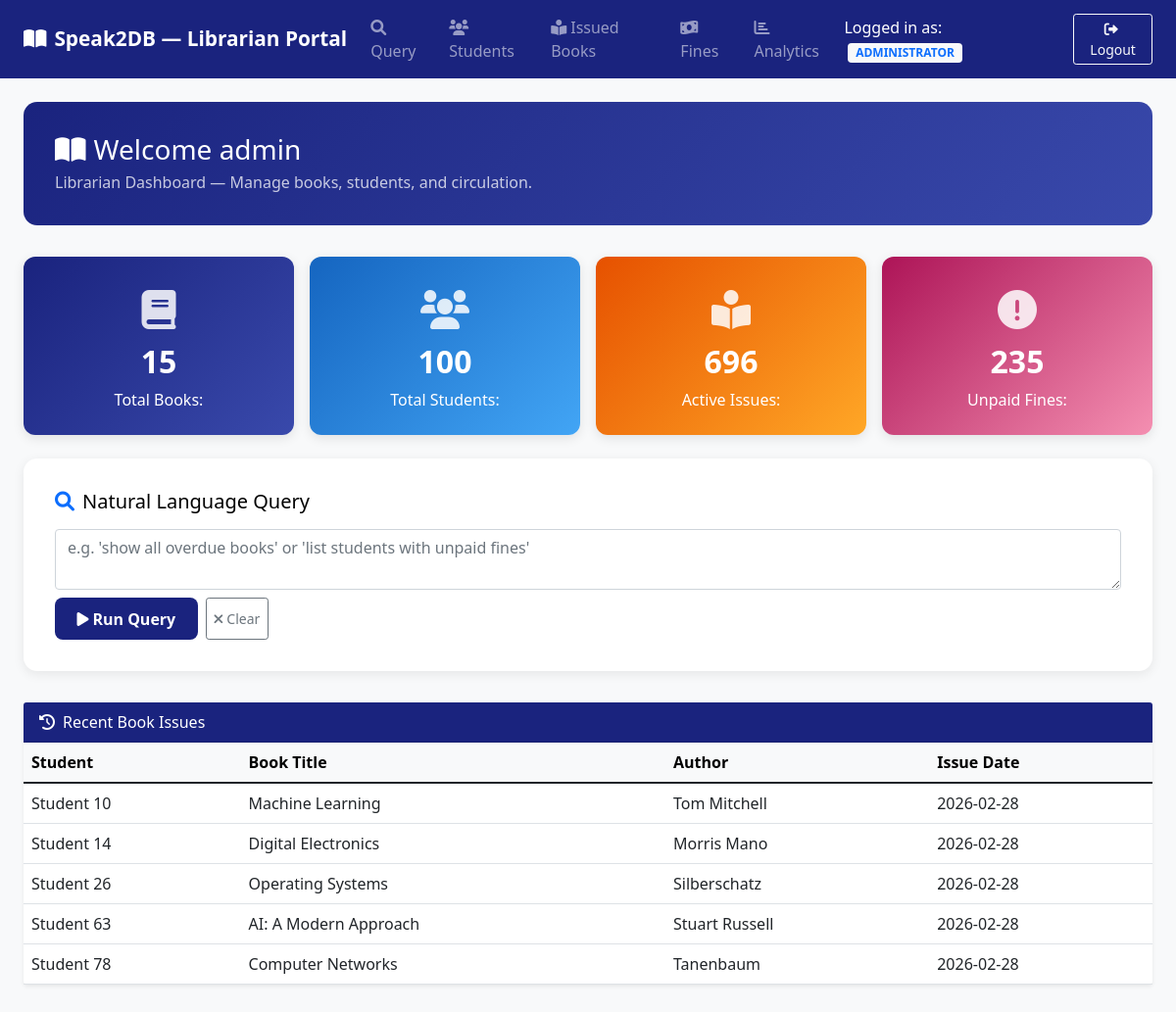
Page /librarian_dashboard (signed in) on the committed database.
### tables this page shows
CREATE TABLE Issued (
        id INTEGER PRIMARY KEY AUTOINCREMENT,
        student_id INTEGER NOT NULL,
        book_id INTEGER NOT NULL,
        issue_date TEXT NOT NULL,
        due_date TEXT NOT NULL,
        return_date TEXT,
        status TEXT DEFAULT 'Issued',
        FOREIGN KEY (student_id) REFERENCES Students(id) ON DELETE CASCADE,
        FOREIGN KEY (book_id) REFERENCES Books(id) ON DELETE CASCADE
    );

CREATE TABLE Students (
        id INTEGER PRIMARY KEY AUTOINCREMENT,
        roll_number TEXT UNIQUE NOT NULL,
        name TEXT NOT NULL,
        branch TEXT NOT NULL,
        year TEXT NOT NULL,
        email TEXT UNIQUE NOT NULL,
        phone TEXT NOT NULL,
        role TEXT DEFAULT 'Student',
        gpa REAL DEFAULT 0.0,
        attendance INTEGER DEFAULT 0,
        created_date TEXT DEFAULT CURRENT_TIMESTAMP
    );

CREATE TABLE Books (
        id INTEGER PRIMARY KEY AUTOINCREMENT,
        title TEXT NOT NULL,
        author TEXT NOT NULL,
        category TEXT NOT NULL,
        publisher_id INTEGER,
        total_copies INTEGER NOT NULL DEFAULT 1,
        available_copies INTEGER NOT NULL DEFAULT 1,
        FOREIGN KEY (publisher_id) REFERENCES Publishers(id)
    );

### routes/dashboard.py (the view)
@dashboard_bp.route("/librarian_dashboard")
def librarian_dashboard():
    if "user_id" not in session:
        return redirect(url_for("login"))
    role = session.get("role")
    print("ROLE:", role)
    logger.debug("librarian_dashboard accessed by role: %s", role)
    if role not in ("Librarian", "Faculty", "Administrator"):
        return "Access Denied", 403
    user_id = session["user_id"]
    recent_issues = []
    try:
        conn = get_db_connection(MAIN_DB)
        recent_issues = conn.execute(
            """SELECT i.*, b.title, b.author, s.name as student_name
               FROM Issued i
               JOIN Books b ON i.book_id = b.id
               JOIN Students s ON i.student_id = s.id
               ORDER BY i.issue_date DESC LIMIT 5"""
        ).fetchall()
        conn.close()
    except Exception as exc:
        logger.error("librarian_dashboard DB error: %s", exc)
    stats = get_library_stats()
    return render_template(
        "librarian_dashboard.html",
        role=role,
        user=user_id,
        stats=stats,
        recent_issues=recent_issues,
    )

### app.py (called while the page is built)
@app.context_processor
def inject_user():
    if "user_id" in session:
        return {
            "current_user": {
                "username": session["user_id"],
                "role": session.get("role", "Student"),
            },
            "user_role": session.get("role", "Student"),
        }
    return {}

    @app.after_request
    def add_security_headers(response):
        return apply_security_headers(response)

### db/connection.py (called while the page is built)
def get_db_connection(db_path: str) -> sqlite3.Connection:
    conn = sqlite3.connect(db_path)
    conn.row_factory = sqlite3.Row
    conn.execute(f"PRAGMA busy_timeout = {SQLITE_BUSY_TIMEOUT_MS}")
    return conn

### security_layers.py (called while the page is built)
def apply_security_headers(response):
    headers = security.get_security_headers()
    for header, value in headers.items():
        response.headers[header] = value
    return response

### utils/helpers.py (called while the page is built)
def get_library_stats() -> dict:
    try:
        conn = get_db_connection(MAIN_DB)
        total_books = conn.execute("SELECT COUNT(*) as cnt FROM Books").fetchone()["cnt"]
        total_students = conn.execute(
            "SELECT COUNT(*) as cnt FROM Students"
        ).fetchone()["cnt"]
        active_issues = conn.execute(
            "SELECT COUNT(*) as cnt FROM Issued WHERE return_date IS NULL"
        ).fetchone()["cnt"]
        unpaid_fines = conn.execute(
            "SELECT COUNT(*) as cnt FROM Fines WHERE status = 'Unpaid'"
        ).fetchone()["cnt"]
        conn.close()
        return {
            "total_books": total_books,
            "total_students": total_students,
            "active_issues": active_issues,
            "unpaid_fines": unpaid_fines,
        }
    except Exception as exc:
        logger.error("get_library_stats DB error: %s", exc)
        return {}

### templates/librarian_dashboard.html (shortened to what this page needs)
<!DOCTYPE html>
<html lang="en">
<head>
    <link href="https://cdn.jsdelivr.net/npm/bootstrap@5.1.3/dist/css/bootstrap.min.css" rel="stylesheet">
    <link href="https://cdnjs.cloudflare.com/ajax/libs/font-awesome/6.0.0/css/all.min.css" rel="stylesheet">
</head>
<body>
    <nav class="navbar navbar-expand-lg navbar-dark" style="background:#1a237e;">
        <div class="container-fluid px-4">
            <a class="navbar-brand" href="{{ url_for('librarian_dashboard_route') }}">
                <i class="fas fa-book-open me-2"></i>Speak2DB — Librarian Portal
            </a>
            <div class="navbar-collapse" id="navbarNav">
                <ul class="navbar-nav me-auto">
                    <li class="nav-item">
                        <a class="nav-link" href="{{ url_for('index') }}">
                            <i class="fas fa-search me-1"></i>Query
                        </a>
                    </li>
                    <li class="nav-item">
                        <a class="nav-link" href="{{ url_for('views.students_view') }}">
                            <i class="fas fa-users me-1"></i>Students
                        </a>
                    </li>
                    <li class="nav-item">
                        <a class="nav-link" href="{{ url_for('views.issued_books_view') }}">
                            <i class="fas fa-book-reader me-1"></i>Issued Books
                        </a>
                    </li>
                    <li class="nav-item">
                        <a class="nav-link" href="{{ url_for('views.fines_view') }}">
                            <i class="fas fa-money-bill-wave me-1"></i>Fines
                        </a>
                    </li>
                    <li class="nav-item">
                        <a class="nav-link" href="{{ url_for('views.analytics') }}">
                            <i class="fas fa-chart-bar me-1"></i>Analytics
                        </a>
                    </li>
                </ul>
                <div class="ms-auto d-flex align-items-center gap-3">
                    <span class="text-white">
                        Logged in as:
                        <span class="badge bg-light text-primary ms-1">{{ role|upper }}</span>
                    </span>
                    <a href="{{ url_for('logout') }}" class="btn btn-outline-light btn-sm">
                        <i class="fas fa-sign-out-alt me-1"></i>Logout
                    </a>
                </div>
            </div>
        </div>
    </nav>
    <div class="container-fluid px-4 py-4">
        <div class="welcome-banner">
            <h3 class="mb-1">
                <i class="fas fa-book-open me-2"></i>Welcome {{ user }}
            </h3>
            <p class="mb-0 opacity-75">Librarian Dashboard — Manage books, students, and circulation.</p>
        </div>
        <div class="row g-3 mb-4">
            <div class="col-md-3">
                <div class="card stat-card text-white" style="background:linear-gradient(135deg,#1a237e,#3949ab)">
                    <div class="card-body text-center">
                        <div class="stat-icon"><i class="fas fa-book"></i></div>
                        <h2 class="fw-bold mt-1">{{ stats.get('total_books', 0) }}</h2>
                        <p class="mb-0">Total Books:</p>
                    </div>
                </div>
            </div>
            <div class="col-md-3">
                <div class="card stat-card text-white" style="background:linear-gradient(135deg,#1565c0,#42a5f5)">
                    <div class="card-body text-center">
                        <div class="stat-icon"><i class="fas fa-users"></i></div>
                        <h2 class="fw-bold mt-1">{{ stats.get('total_students', 0) }}</h2>
                        <p class="mb-0">Total Students:</p>
                    </div>
                </div>
            </div>
            <div class="col-md-3">
                <div class="card stat-card text-white" style="background:linear-gradient(135deg,#e65100,#ffa726)">
                    <div class="card-body text-center">
                        <div class="stat-icon"><i class="fas fa-book-reader"></i></div>
                        <h2 class="fw-bold mt-1">{{ stats.get('active_issues', 0) }}</h2>
                        <p class="mb-0">Active Issues:</p>
                    </div>
                </div>
            </div>
            <div class="col-md-3">
                <div class="card stat-card text-white" style="background:linear-gradient(135deg,#ad1457,#f48fb1)">
                    <div class="card-body text-center">
                        <div class="stat-icon"><i class="fas fa-exclamation-circle"></i></div>
                        <h2 class="fw-bold mt-1">{{ stats.get('unpaid_fines', 0) }}</h2>
                        <p class="mb-0">Unpaid Fines:</p>
                    </div>
                </div>
            </div>
        </div>
        <div class="query-section" id="query-section">
            <h5 class="mb-3"><i class="fas fa-search me-2 text-primary"></i>Natural Language Query</h5>
            <div class="input-group mb-2">
                <textarea id="queryInput" class="form-control" rows="2"
                    placeholder="e.g. 'show all overdue books' or 'list students with unpaid fines'"></textarea>
            </div>
            <div class="d-flex gap-2 mt-2">
                <button id="queryBtn" class="btn btn-run" onclick="submitQuery()">
                    <i class="fas fa-play me-1"></i>Run Query
                </button>
                <button class="btn btn-outline-secondary btn-sm" onclick="clearQuery()">
                    <i class="fas fa-times me-1"></i>Clear
                </button>
            </div>
        </div>
        <div class="card border-0 shadow-sm mb-4">
            <div class="card-header text-white" style="background:#1a237e;">
                <i class="fas fa-history me-2"></i>Recent Book Issues
            </div>
            <div class="card-body p-0">
                <div class="table-responsive">
                    <table class="table table-hover mb-0">
                        <thead class="table-light">
                            <tr>
                                <th>Student</th>
                                <th>Book Title</th>
                                <th>Author</th>
                                <th>Issue Date</th>
                            </tr>
                        </thead>
                        <tbody>
                        {% for issue in recent_issues %}
                            <tr>
                                <td>{{ issue['student_name']|default('N/A') }}</td>
                                <td>{{ issue['title']|default('N/A') }}</td>
                                <td>{{ issue['author']|default('N/A') }}</td>
                                <td>{{ issue['issue_date']|default('N/A') }}</td>
                            </tr>
                        {% else %}
                            <tr><td colspan="4" class="text-center text-muted py-3">No recent issues</td></tr>
                        {% endfor %}
                        </tbody>
                    </table>
                </div>
            </div>
        </div>
    </div>
</body>
</html>

### templates/librarian_dashboard.html (style rules this page uses)
body { background-color: #f8f9fa; color: #000; }
.navbar-brand { font-weight: 700; font-size: 1.3rem; }
.welcome-banner { background: linear-gradient(135deg, #1a237e 0%, #3949ab 100%); color: white; border-radius: 14px; padding: 2rem; margin-bottom: 2rem; }
.stat-card { border: none; border-radius: 12px; box-shadow: 0 3px 12px rgba(0,0,0,.1); transition: transform .2s; }
.stat-card .card-body { padding: 1.5rem; }
.stat-icon { font-size: 2.5rem; opacity: .85; }
.query-section { background: white; border-radius: 14px; box-shadow: 0 3px 12px rgba(0,0,0,.08); padding: 2rem; margin-bottom: 2rem; }
.btn-run { background: #1a237e; color: white; border: none; border-radius: 8px; padding: .6rem 1.4rem; font-weight: 600; cursor: pointer; }

### rows in the picture
Issued: student_name "Student 10", title "Machine Learning", author "Tom Mitchell", issue_date "2026-02-28"
Issued: student_name "Student 14", title "Digital Electronics", author "Morris Mano", issue_date "2026-02-28"
Issued: student_name "Student 26", title "Operating Systems", author "Silberschatz", issue_date "2026-02-28"
Issued: student_name "Student 63", title "AI: A Modern Approach", author "Stuart Russell", issue_date "2026-02-28"
Issued: student_name "Student 78", title "Computer Networks", author "Tanenbaum", issue_date "2026-02-28"

### other values in the picture
{{ role|upper }} "ADMINISTRATOR"
{{ user }} "admin"
{{ stats.get('total_books', 0) }} "15"
{{ stats.get('total_students', 0) }} "100"
{{ stats.get('active_issues', 0) }} "696"
{{ stats.get('unpaid_fines', 0) }} "235"
